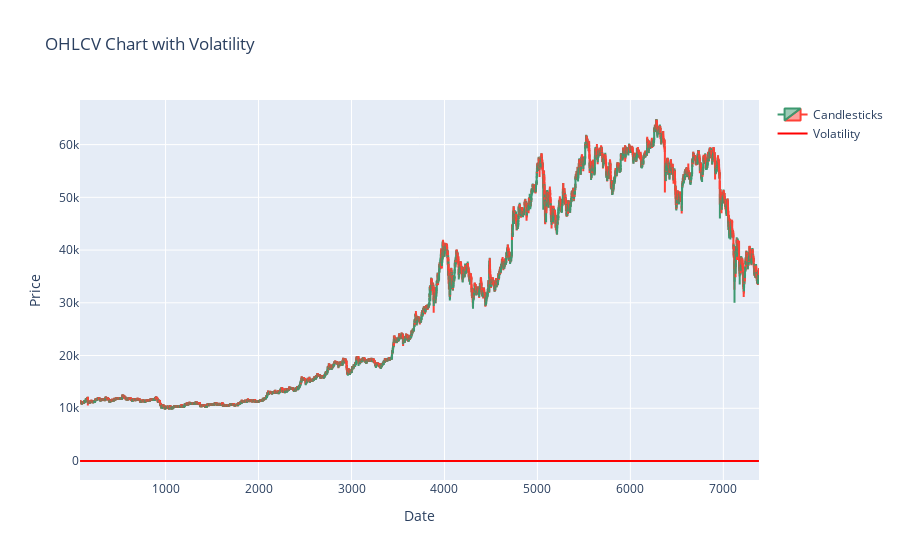

Here is the notebook cell this chart was saved with:
### Code cell
import plotly.graph_objects as go

def calculate_volatility(df, window=20):
    """
    Calculate historical volatility using daily returns.
    
    Parameters:
    - df: DataFrame with 'Close' prices
    - window: Rolling window size for volatility calculation
    
    Returns:
    - DataFrame with 'Volatility' column
    """
    # Calculate daily returns
    df['Daily_Return'] = df['close'].pct_change()

    # Calculate historical volatility using the rolling standard deviation
    df['Volatility'] = df['Daily_Return'].rolling(window=window).std() * (252**0.5)  # 252 trading days in a year

    return df.dropna()

# Example usage
# Assuming 'df' is your DataFrame with OHLCV data
# Adjust the window parameter based on your preference

df = calculate_volatility(df, window=20)

# Plot with Plotly
fig = go.Figure()

# Candlestick chart
fig.add_trace(go.Candlestick(x=df.index,
                open=df['open'],
                high=df['high'],
                low=df['low'],
                close=df['close'],
                name='Candlesticks'))

# Volatility line
fig.add_trace(go.Scatter(x=df.index, y=df['Volatility'], name='Volatility', line=dict(color='red')))


fig.update_layout(
    title='OHLCV Chart with Volatility',
    xaxis_title='Date',
    yaxis_title='Price',
    yaxis2=dict(
        overlaying='y',
        side='right',
        range=[0, 0.4]  # Set the range for the second y-axis
    ),
    xaxis_rangeslider_visible=False
)


# Show the plot
fig.show()

### Figure 1 — Plotly figure (JSON) as saved in the notebook; plotly's stock layout.template omitted (floating-point values rounded to 4 significant figures; data arrays with more than 128 entries replaced by an {"elided": "..."} marker saying what was removed)
{"data": [{"close": {"elided": "7304 float values"}, "high": {"elided": "7304 float values"}, "low": {"elided": "7304 float values"}, "name": "Candlesticks", "open": {"elided": "7304 float values"}, "type": "candlestick", "x": {"elided": "7304 int values"}}, {"line": {"color": "red"}, "name": "Volatility", "type": "scatter", "x": {"elided": "7304 int values"}, "y": {"elided": "7304 float values"}}], "layout": {"title": {"text": "OHLCV Chart with Volatility"}, "xaxis": {"rangeslider": {"visible": false}, "title": {"text": "Date"}}, "yaxis": {"title": {"text": "Price"}}, "yaxis2": {"overlaying": "y", "range": [0, 0.4], "side": "right"}}}
